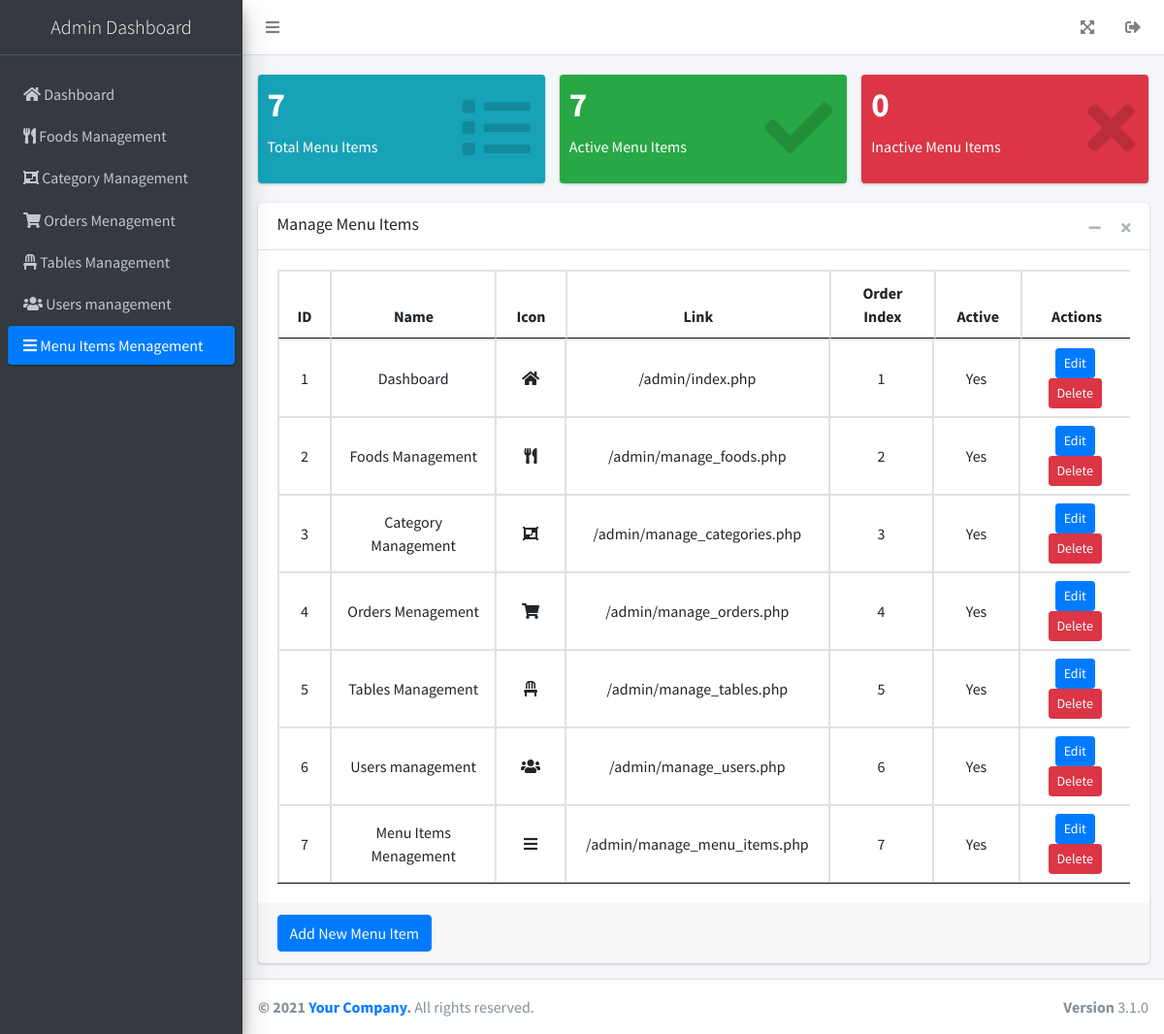
The app's page /admin/manage_menu_items.php (signed in) with its own data.
### tables this page shows
CREATE TABLE `menu_items` (
  `id` int(11) NOT NULL,
  `name` varchar(255) NOT NULL,
  `icon` varchar(255) DEFAULT NULL,
  `link` varchar(255) NOT NULL,
  `parent_id` int(11) DEFAULT NULL,
  `order_index` int(11) DEFAULT 0,
  `active` tinyint(1) DEFAULT 1
);

### includes/config.php (called while the page is built, shortened)
<?php
$base_path = '/restaurant';

### admin/manage_menu_items.php (the view, shortened to what this page needs)
<?php
require_once '../includes/config.php';
try {
    $stmt = $pdo->query("SELECT * FROM menu_items ORDER BY order_index ASC");
    $menuItems = $stmt->fetchAll(PDO::FETCH_ASSOC);
    $stmt = $pdo->query("SELECT COUNT(*) AS total FROM menu_items");
    $totalItems = $stmt->fetch()['total'];
    $stmt = $pdo->query("SELECT COUNT(*) AS active FROM menu_items WHERE active = 1");
    $activeItems = $stmt->fetch()['active'];
    $stmt = $pdo->query("SELECT COUNT(*) AS inactive FROM menu_items WHERE active = 0");
    $inactiveItems = $stmt->fetch()['inactive'];
} catch (PDOException $e) {
    die("Could not connect to the database: " . $e->getMessage());
}
include 'admin_header.php';
?>
<section class="content" style="padding-top: 20px;">
    <div class="container-fluid">
        <div class="row">
            <div class="col-lg-4 col-6">
                <div class="small-box bg-info">
                    <div class="inner">
                        <h3><?php echo $totalItems; ?></h3>
                        <p>Total Menu Items</p>
                    </div>
                    <div class="icon">
                        <i class="fas fa-list"></i>
                    </div>
                </div>
            </div>
            <div class="col-lg-4 col-6">
                <div class="small-box bg-success">
                    <div class="inner">
                        <h3><?php echo $activeItems; ?></h3>
                        <p>Active Menu Items</p>
                    </div>
                    <div class="icon">
                        <i class="fas fa-check"></i>
                    </div>
                </div>
            </div>
            <div class="col-lg-4 col-6">
                <div class="small-box bg-danger">
                    <div class="inner">
                        <h3><?php echo $inactiveItems; ?></h3>
                        <p>Inactive Menu Items</p>
                    </div>
                    <div class="icon">
                        <i class="fas fa-times"></i>
                    </div>
                </div>
            </div>
        </div>
        <div class="row">
            <div class="col-12">
                <div class="card">
                    <div class="card-header">
                        <h3 class="card-title">Manage Menu Items</h3>
                        <div class="card-tools">
                            <button type="button" class="btn btn-tool" data-card-widget="collapse" title="Collapse">
                                <i class="fas fa-minus"></i>
                            </button>
                            <button type="button" class="btn btn-tool" data-card-widget="remove" title="Remove">
                                <i class="fas fa-times"></i>
                            </button>
                        </div>
                    </div>
                    <div class="card-body">
                        <table class="table table-bordered table-hover text-center" style="width:100%" id="menuItems">
                            <thead>
                                <tr>
                                    <th>ID</th>
                                    <th>Name</th>
                                    <th>Icon</th>
                                    <th>Link</th>
                                    <th>Order Index</th>
                                    <th>Active</th>
                                    <th>Actions</th>
                                </tr>
                            </thead>
                            <tbody>
                                <?php foreach ($menuItems as $item): ?>
                                <tr>
                                    <td><?php echo $item['id']; ?></td>
                                    <td><?php echo $item['name']; ?></td>
                                    <td><i class="<?php echo $item['icon']; ?>"></i></td>
                                    <td><?php echo $item['link']; ?></td>
                                    <td><?php echo $item['order_index']; ?></td>
                                    <td><?php echo $item['active'] ? 'Yes' : 'No'; ?></td>
                                    <td>
                                        <button class="btn btn-sm btn-primary edit-menu-item"
                                            data-id="<?php echo $item['id']; ?>"
                                            data-name="<?php echo $item['name']; ?>"
                                            data-icon="<?php echo $item['icon']; ?>"
                                            data-link="<?php echo $item['link']; ?>"
                                            data-order-index="<?php echo $item['order_index']; ?>"
                                            data-active="<?php echo $item['active']; ?>">Edit</button>
                                        <button class="btn btn-sm btn-danger delete-menu-item"
                                            data-id="<?php echo $item['id']; ?>">Delete</button>
                                    </td>
                                </tr>
                                <?php endforeach; ?>
                            </tbody>
                        </table>
                    </div>
                    <div class="card-footer">
                        <button class="btn btn-primary" data-toggle="modal" data-target="#addMenuItemModal">Add New Menu
                            Item</button>
                    </div>
                </div>
            </div>
        </div>
    </div>
</section>
<?php include 'admin_footer.php'; ?>
</body>
</html>

### admin/navigation_menu.php
<?php
require_once '../includes/config.php';
$current_page = basename($_SERVER['PHP_SELF']);
try {
    $stmt = $pdo->prepare("SELECT * FROM menu_items WHERE active = TRUE ORDER BY order_index ASC");
    $stmt->execute();
    $menuItems = $stmt->fetchAll(PDO::FETCH_ASSOC);
    if (!empty($menuItems)) {
        echo "<ul class='nav nav-pills nav-sidebar flex-column' data-widget='treeview' role='menu' data-accordion='false' style='padding-top:20px;'>";
        foreach ($menuItems as $item) {
            $isActive = (strpos($item['link'], $current_page) !== false) ? 'active' : '';
            echo "<li class='nav-item'>";
            echo "<a href='{$base_path}{$item['link']}' class='nav-link {$isActive}'>";
            if (!empty($item['icon'])) {
                echo "<i class='{$item['icon']}'></i>";
            }
            echo "<p> {$item['name']} </p>";
            echo "</a>";
            echo "</li>";
        }
        echo "</ul>";
    } else {
        echo "<p>No menu items available.</p>";
    }
} catch (PDOException $e) {
    error_log("Error fetching menu items: " . $e->getMessage());
    echo "<p>Error loading menu items. Please contact admin.</p>";
}
?>

### records on screen
menu_items: name "Dashboard", id "1", link "/admin/index.php", order_index "1", active "Yes"
menu_items: name "Foods Management", id "2", link "/admin/manage_foods.php", order_index "2", active "Yes"
menu_items: name "Category Management", id "3", link "/admin/manage_categories.php", order_index "3", active "Yes"
menu_items: name "Orders Menagement", id "4", link "/admin/manage_orders.php", order_index "4", active "Yes"
menu_items: name "Tables Management", id "5", link "/admin/manage_tables.php", order_index "5", active "Yes"
menu_items: name "Users management", id "6", link "/admin/manage_users.php", order_index "6", active "Yes"
menu_items: name "Menu Items Menagement", id "7", link "/admin/manage_menu_items.php", order_index "7", active "Yes"

### other values on screen
$totalItems "7"
$activeItems "7"
$inactiveItems "0"
